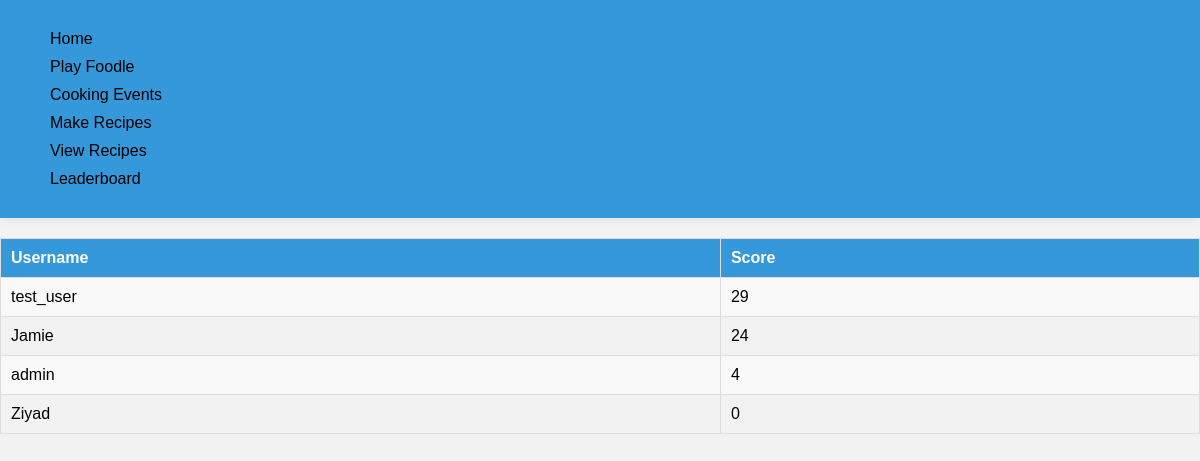
/foodle/leaderboard/ (signed in), run on the app's committed database.
### users/models.py (models this page shows, shortened)
class UserProfile(models.Model):
    user = models.OneToOneField(User, on_delete = models.CASCADE)
    foodle_score = models.IntegerField(default=0)
    def get_env_score(self):
        score = 0
        if (self.user.groups.count() == 0 ):
            return 0
        else:
            for event in MealEvent.objects.filter(group = self.user.groups.first()):
                score += event.score
        return score
    env_score = property(get_env_score)

### foodle/models.py (models this page shows)
class MealEvent(models.Model):
    Meal_Event_id = models.AutoField(primary_key=True)
    user = models.ForeignKey(User, on_delete=models.CASCADE)
    group = models.ForeignKey(Group, on_delete=models.CASCADE)
    date_time = models.DateTimeField()
    recipe = models.ForeignKey(Recipe, on_delete=models.CASCADE)
    score = models.PositiveBigIntegerField(default = 0)

### foodle/views.py (the view)
# urls.py: path("leaderboard/", views.leaderboard, name="leaderboard"),
@login_required
def leaderboard(request):
    profiles = list(UserProfile.objects.all())
    profiles.sort(
        reverse=True, key=lambda profile: profile.foodle_score + profile.env_score
    )
    context = {"top_100_profiles": profiles[:100]}
    return render(request, "foodle/leaderboard.html", context)

### foodle/templates/foodle/leaderboard.html (shortened to what this page needs)
{% extends 'foodle/index.html' %}
{% block content %}
{% if top_100_profiles %}
    <table>
        <tr>
            <th>Username</th>
            <th>Score</th>
        </tr>
        {% for profile in top_100_profiles %}
        <tr>
            <td>{{ profile.user.username }}</td>
            <td>{{ profile.foodle_score|add:profile.env_score }}</td>
        </tr>
        {% endfor %}
    </table>
{% else %}
    <p>No users currently available</p>
{% endif %}
{% endblock content %}

### foodle/templates/foodle/index.html (style rules this page uses)
body { font-family: Arial, sans-serif; background-color: #f2f2f2; margin: 0; padding: 0; box-sizing: border-box; }

### foodle/templates/foodle/leaderboard.html (style rules this page uses)
body { font-family: Arial, sans-serif; background-color: #f2f2f2; margin: 0; padding: 0; box-sizing: border-box; }
table { width: 100%; border-collapse: collapse; margin-top: 20px; }
th, td { border: 1px solid #ddd; padding: 10px; text-align: left; }
th { background-color: #3498db; color: #fff; }
tr:nth-child(even) { background-color: #f9f9f9; }

### data on the page
UserProfile: user.username "test_user", foodle_score|add "29"
UserProfile: user.username "Jamie", foodle_score|add "24"
UserProfile: user.username "admin", foodle_score|add "4"
UserProfile: user.username "Ziyad", foodle_score|add "0"
